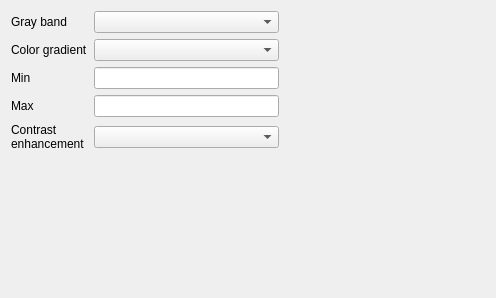
<?xml version="1.0" encoding="UTF-8"?>
<ui version="4.0">
 <class>SingleBandGrayRendererWidgetBase</class>
 <widget class="QWidget" name="SingleBandGrayRendererWidgetBase">
  <property name="geometry">
   <rect>
    <x>0</x>
    <y>0</y>
    <width>496</width>
    <height>298</height>
   </rect>
  </property>
  <property name="windowTitle">
   <string>Form</string>
  </property>
  <layout class="QHBoxLayout" name="horizontalLayout">
   <item>
    <layout class="QGridLayout" name="gridLayout">
     <item row="4" column="0">
      <widget class="QLabel" name="mContrastEnhancementLabel">
       <property name="text">
        <string>Contrast
enhancement</string>
       </property>
      </widget>
     </item>
     <item row="2" column="1">
      <widget class="QLineEdit" name="mMinLineEdit"/>
     </item>
     <item row="4" column="1">
      <widget class="QComboBox" name="mContrastEnhancementComboBox"/>
     </item>
     <item row="0" column="0">
      <widget class="QLabel" name="mGrayBandLabel">
       <property name="text">
        <string>Gray band</string>
       </property>
      </widget>
     </item>
     <item row="2" column="0">
      <widget class="QLabel" name="mMinLabel">
       <property name="text">
        <string>Min</string>
       </property>
      </widget>
     </item>
     <item row="0" column="1">
      <widget class="QComboBox" name="mGrayBandComboBox"/>
     </item>
     <item row="3" column="0">
      <widget class="QLabel" name="mMaxLabel">
       <property name="text">
        <string>Max</string>
       </property>
      </widget>
     </item>
     <item row="3" column="1">
      <widget class="QLineEdit" name="mMaxLineEdit"/>
     </item>
     <item row="1" column="0">
      <widget class="QLabel" name="label">
       <property name="text">
        <string>Color gradient</string>
       </property>
      </widget>
     </item>
     <item row="1" column="1">
      <widget class="QComboBox" name="mGradientComboBox"/>
     </item>
     <item row="5" column="0">
      <spacer name="verticalSpacer">
       <property name="orientation">
        <enum>Qt::Vertical</enum>
       </property>
       <property name="sizeHint" stdset="0">
        <size>
         <width>20</width>
         <height>140</height>
        </size>
       </property>
      </spacer>
     </item>
    </layout>
   </item>
   <item>
    <widget class="QWidget" name="mMinMaxContainerWidget" native="true">
     <property name="sizePolicy">
      <sizepolicy hsizetype="Preferred" vsizetype="MinimumExpanding">
       <horstretch>0</horstretch>
       <verstretch>0</verstretch>
      </sizepolicy>
     </property>
     <property name="minimumSize">
      <size>
       <width>200</width>
       <height>0</height>
      </size>
     </property>
    </widget>
   </item>
  </layout>
 </widget>
 <tabstops>
  <tabstop>mGrayBandComboBox</tabstop>
  <tabstop>mGradientComboBox</tabstop>
  <tabstop>mMinLineEdit</tabstop>
  <tabstop>mMaxLineEdit</tabstop>
  <tabstop>mContrastEnhancementComboBox</tabstop>
 </tabstops>
 <resources/>
 <connections/>
</ui>
